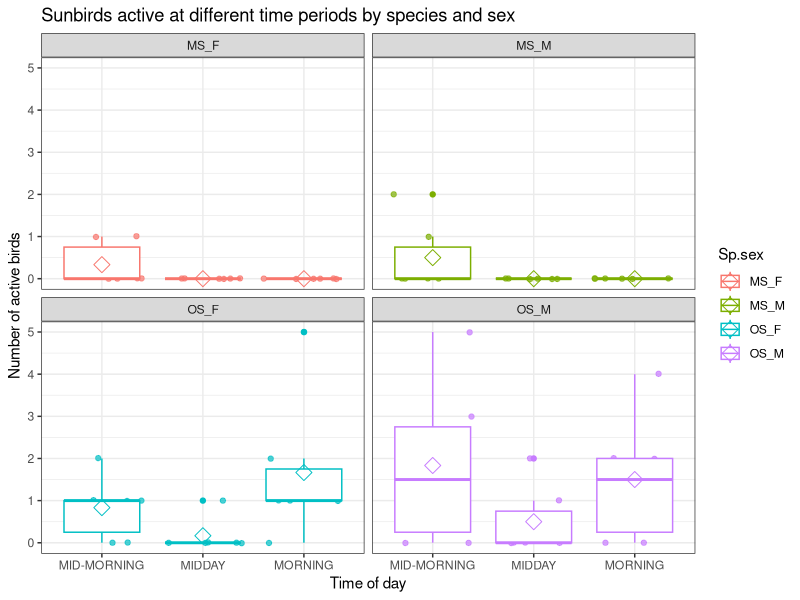

Reproduce this figure in R.
## ---- chunk 1

library(dplyr)
library(ggplot2)
library(tidyverse)
## ---- chunk 2

#Read the data in
Sunbirds.rep <- read_csv("Data.csv")

#Print a summary of the data
Sunbirds.rep
## ---- chunk 3

Sunbirds.mutate <- Sunbirds.rep %>% 
              mutate("Active_birds" = feeding + flying + resting + preening + calling + chasing) %>%
   select("species", "sex", "time_of_day", "Active_birds")

Sunbirds.mutate
## ---- chunk 4

Sunbirds.tidy <- Sunbirds.mutate %>%
                    unite("Sp.sex", species:sex, sep = "_")
  
Sunbirds.tidy
## ---- chunk 5

ggplot.Sunbirds <- Sunbirds.tidy %>% 
  ggplot(aes(time_of_day, Active_birds, colour = Sp.sex)) +
  geom_jitter(height = 0.01, alpha = 0.7) +
  facet_wrap(~Sp.sex , nrow=2) + 
  labs(x = "Time of day",
       y= "Number of active birds",
       title="Sunbirds active at different time periods by species and sex") +
  theme_bw() + geom_boxplot() +
  stat_summary(fun=mean, geom="point", shape=23, size=4)


ggplot.Sunbirds
